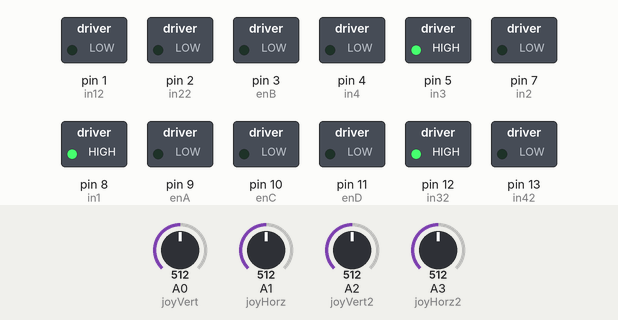
A sketch run on a simulated Arduino Uno, built with avr-gcc and run on an emulated ATmega328P. Shown: switched loads named in the sketch (green lamp = pin HIGH). The inputs (shaded band) are chosen by the test bench; at power-on: A0 (joyVert) = 512, A1 (joyHorz) = 512, A2 (joyVert2) = 512, A3 (joyHorz2) = 512.

Above: at 1.2 s.
1.3 s: A0 (joyVert) set to 472
2.8 s: A0 (joyVert) set to 450
At 3.6 s:
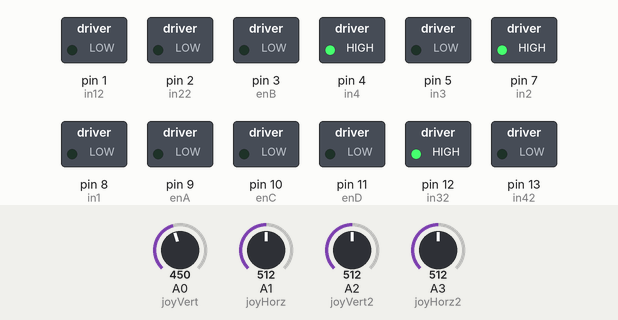
4.3 s: A1 (joyHorz) set to 450
At 4.8 s:
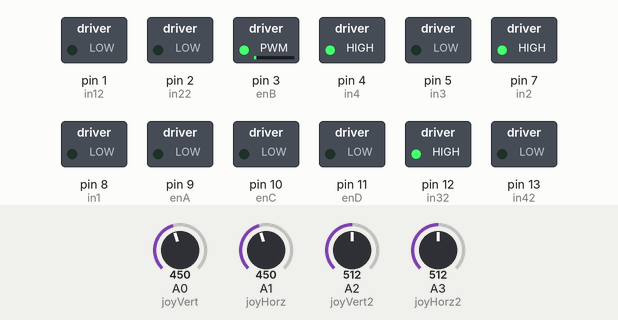
5.8 s: A2 (joyVert2) set to 472
7.3 s: A2 (joyVert2) set to 450
At 8.3 s:
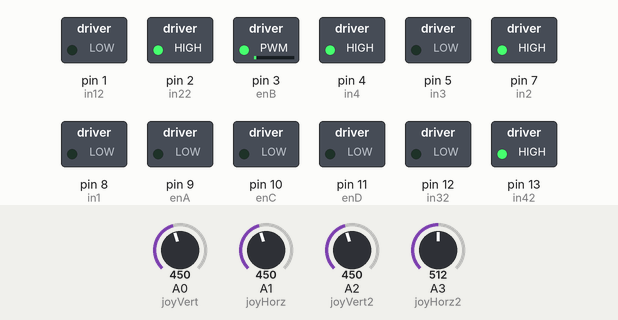
8.8 s: A3 (joyHorz2) set to 450
At 9.4 s:
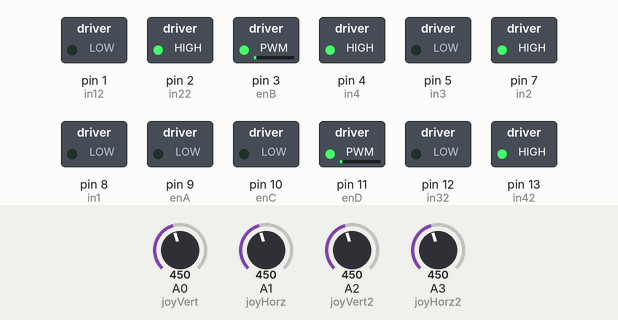
Timing chart, 0 to 11.3 s (numbered marks = the images above; inputs shaded):
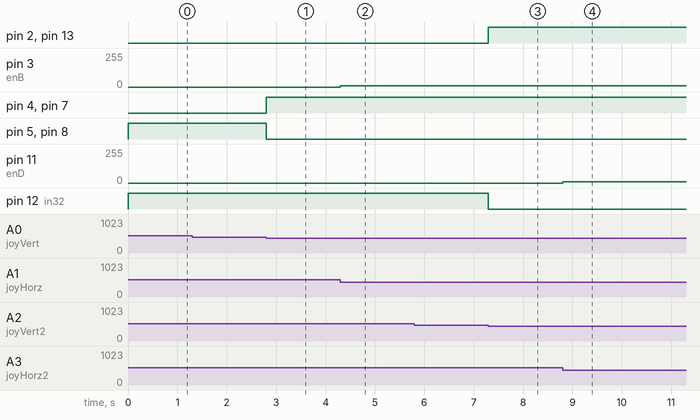

The sketch:

L298N-4-Motor-Control-Joystick.ino
```cpp
/*
  L298N 4 Motor Control with Joystick
  L298N-4-Motor-Control-Joystick.ino
  Control 4 motors with 2 L298N controllers

  DroneBot Workshop 2017
  http://dronebotworkshop.com
*/

// Motor A

int enA = 9;
int in1 = 8;
int in2 = 7;

// Motor B

int enB = 3;
int in3 = 5;
int in4 = 4;

// Motor C

int enC = 10;
int in12 = 1;
int in22 = 2;

// Motor D

int enD = 11;
int in32 = 12;
int in42 = 13;

// Joystick 1 Input

int joyVert = A0; // Vertical
int joyHorz = A1; // Horizontal

// Joystick 2 Input

int joyVert2 = A2; // Vertical
int joyHorz2 = A3; // Horizontal


// Motor Speed Values - Start at zero

int MotorSpeed1 = 0;
int MotorSpeed2 = 0;
int MotorSpeed3 = 0;
int MotorSpeed4 = 0;

// Joystick Values - Start at 512 (middle position)

int joyposVert = 512;
int joyposHorz = 512;
int joyposVert2 = 512;
int joyposHorz2 = 512;


void setup()

{

  // Set all the motor control pins to outputs

  pinMode(enA, OUTPUT);
  pinMode(enB, OUTPUT);
  pinMode(enC, OUTPUT);
  pinMode(enD, OUTPUT);
  pinMode(in1, OUTPUT);
  pinMode(in2, OUTPUT);
  pinMode(in3, OUTPUT);
  pinMode(in4, OUTPUT);
  pinMode(in12, OUTPUT);
  pinMode(in22, OUTPUT);
  pinMode(in32, OUTPUT);
  pinMode(in42, OUTPUT);


  // Start with motors disabled and direction forward

  // Motor A

  digitalWrite(enA, LOW);
  digitalWrite(in1, HIGH);
  digitalWrite(in2, LOW);

  // Motor B

  digitalWrite(enB, LOW);
  digitalWrite(in3, HIGH);
  digitalWrite(in4, LOW);

  // Motor C

  digitalWrite(enC, LOW);
  digitalWrite(in12, HIGH);
  digitalWrite(in12, LOW);

  // Motor D

  digitalWrite(enD, LOW);
  digitalWrite(in32, HIGH);
  digitalWrite(in42, LOW);

}

void loop() {

  // Read the Joystick X and Y positions

  joyposVert = analogRead(joyVert);
  joyposHorz = analogRead(joyHorz);

  // Determine if this is a forward or backward motion
  // Do this by reading the Verticle Value
  // Apply results to MotorSpeed and to Direction

  if (joyposVert < 460)
  {
    // This is Backward

    // Set Motor A backward

    digitalWrite(in1, LOW);
    digitalWrite(in2, HIGH);

    // Set Motor B backward

    digitalWrite(in3, LOW);
    digitalWrite(in4, HIGH);

    //Determine Motor Speeds

    // As we are going backwards we need to reverse readings

    joyposVert = joyposVert - 460; // This produces a negative number
    joyposVert = joyposVert * -1;  // Make the number positive

    MotorSpeed1 = map(joyposVert, 0, 460, 0, 255);
    MotorSpeed2 = map(joyposVert, 0, 460, 0, 255);

  }
  else if (joyposVert > 564)
  {
    // This is Forward

    // Set Motor A forward

    digitalWrite(in1, HIGH);
    digitalWrite(in2, LOW);

    // Set Motor B forward

    digitalWrite(in3, HIGH);
    digitalWrite(in4, LOW);

    //Determine Motor Speeds

    MotorSpeed1 = map(joyposVert, 564, 1023, 0, 255);
    MotorSpeed2 = map(joyposVert, 564, 1023, 0, 255);

  }
  else
  {
    // This is Stopped

    MotorSpeed1 = 0;
    MotorSpeed2 = 0;

  }

  // Now do the steering
  // The Horizontal position will "weigh" the motor speed
  // Values for each motor

  if (joyposHorz < 460)
  {
    // Move Left

    // As we are going left we need to reverse readings

    joyposHorz = joyposHorz - 460; // This produces a negative number
    joyposHorz = joyposHorz * -1;  // Make the number positive

    // Map the number to a value of 255 maximum

    joyposHorz = map(joyposHorz, 0, 460, 0, 255);


    MotorSpeed1 = MotorSpeed1 - joyposHorz;
    MotorSpeed2 = MotorSpeed2 + joyposHorz;

    // Don't exceed range of 0-255 for motor speeds

    if (MotorSpeed1 < 0)MotorSpeed1 = 0;
    if (MotorSpeed2 > 255)MotorSpeed2 = 255;

  }
  else if (joyposHorz > 564)
  {
    // Move Right

    // Map the number to a value of 255 maximum

    joyposHorz = map(joyposHorz, 564, 1023, 0, 255);


    MotorSpeed1 = MotorSpeed1 + joyposHorz;
    MotorSpeed2 = MotorSpeed2 - joyposHorz;

    // Don't exceed range of 0-255 for motor speeds

    if (MotorSpeed1 > 255)MotorSpeed1 = 255;
    if (MotorSpeed2 < 0)MotorSpeed2 = 0;

  }


  // Read the 2nd Joystick X and Y positions

  joyposVert2 = analogRead(joyVert2);
  joyposHorz2 = analogRead(joyHorz2);

  // Determine if this is a forward or backward motion
  // Do this by reading the Verticle Value
  // Apply results to MotorSpeed and to Direction

  if (joyposVert2 < 460)
  {
    // This is Backward

    // Set Motor C backward

    digitalWrite(in12, LOW);
    digitalWrite(in22, HIGH);

    // Set Motor D backward

    digitalWrite(in32, LOW);
    digitalWrite(in42, HIGH);

    //Determine Motor Speeds

    // As we are going backwards we need to reverse readings

    joyposVert2 = joyposVert2 - 460; // This produces a negative number
    joyposVert2 = joyposVert2 * -1;  // Make the number positive

    MotorSpeed3 = map(joyposVert2, 0, 460, 0, 255);
    MotorSpeed4 = map(joyposVert2, 0, 460, 0, 255);

  }
  else if (joyposVert2 > 564)
  {
    // This is Forward

    // Set Motor C forward

    digitalWrite(in12, HIGH);
    digitalWrite(in22, LOW);

    // Set Motor D forward

    digitalWrite(in32, HIGH);
    digitalWrite(in42, LOW);

    //Determine Motor Speeds

    MotorSpeed3 = map(joyposVert2, 564, 1023, 0, 255);
    MotorSpeed4 = map(joyposVert2, 564, 1023, 0, 255);

  }
  else
  {
    // This is Stopped

    MotorSpeed3 = 0;
    MotorSpeed4 = 0;

  }

  // Now do the steering
  // The Horizontal position will "weigh" the motor speed
  // Values for each motor

  if (joyposHorz2 < 460)
  {
    // Move Left

    // As we are going left we need to reverse readings

    joyposHorz2 = joyposHorz2 - 460; // This produces a negative number
    joyposHorz2 = joyposHorz2 * -1;  // Make the number positive

    // Map the number to a value of 255 maximum

    joyposHorz2 = map(joyposHorz2, 0, 460, 0, 255);


    MotorSpeed3 = MotorSpeed3 - joyposHorz2;
    MotorSpeed4 = MotorSpeed4 + joyposHorz2;

    // Don't exceed range of 0-255 for motor speeds

    if (MotorSpeed3 < 0)MotorSpeed3 = 0;
    if (MotorSpeed4 > 255)MotorSpeed4 = 255;

  }
  else if (joyposHorz2 > 564)
  {
    // Move Right

    // Map the number to a value of 255 maximum

    joyposHorz2 = map(joyposHorz2, 564, 1023, 0, 255);


    MotorSpeed3 = MotorSpeed3 + joyposHorz;
    MotorSpeed4 = MotorSpeed4 - joyposHorz;

    // Don't exceed range of 0-255 for motor speeds

    if (MotorSpeed3 > 255)MotorSpeed3 = 255;
    if (MotorSpeed4 < 0)MotorSpeed4 = 0;

  }


  // Adjust to prevent "buzzing" at very low speed

  if (MotorSpeed1 < 8)MotorSpeed1 = 0;
  if (MotorSpeed2 < 8)MotorSpeed2 = 0;
  if (MotorSpeed3 < 8)MotorSpeed3 = 0;
  if (MotorSpeed4 < 8)MotorSpeed4 = 0;

  // Set the motor speeds

  analogWrite(enA, MotorSpeed1);
  analogWrite(enB, MotorSpeed2);
  analogWrite(enC, MotorSpeed3);
  analogWrite(enD, MotorSpeed4);

}
```

Measured:
- the behaviour switches between 460 and 459 on A0 (joyVert) (found by bisection; images 0 and 1)
- the behaviour switches between 460 and 459 on A2 (joyVert2) (found by bisection; images 2 and 3)
- after the input at 1.3 s, every drawn part: stays the same
- after the input at 2.8 s, pin 4 (in4), pin 7 (in2): LOW → HIGH at once; pin 5 (in3), pin 8 (in1): HIGH → LOW at once
- after the input at 4.3 s, pin 3 (enB): 0/255 → 10/255 at once
- after the input at 5.8 s, every drawn part: stays the same
- after the input at 7.3 s, pin 2 (in22), pin 13 (in42): LOW → HIGH at once; pin 12 (in32): HIGH → LOW at once
- after the input at 8.8 s, pin 11 (enD): 0/255 → 10/255 at once
